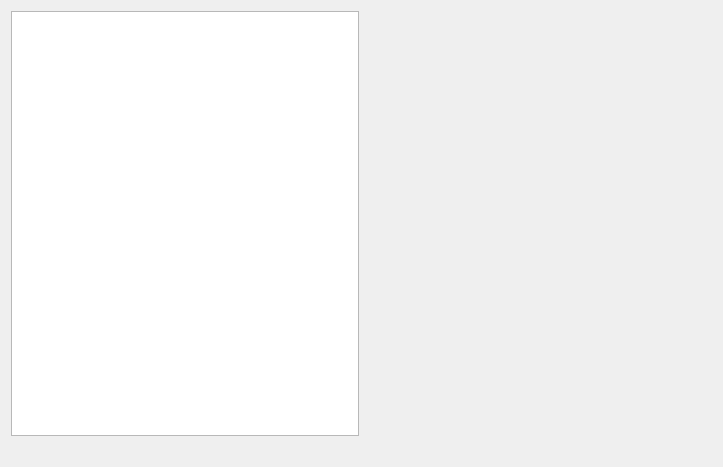
<?xml version="1.0" encoding="UTF-8"?>
<ui version="4.0">
 <class>LRCToken</class>
 <widget class="QWidget" name="LRCToken">
  <property name="geometry">
   <rect>
    <x>0</x>
    <y>0</y>
    <width>723</width>
    <height>467</height>
   </rect>
  </property>
  <property name="windowTitle">
   <string>Form</string>
  </property>
  <layout class="QVBoxLayout" name="verticalLayout_2" stretch="0,0,0">
   <item>
    <layout class="QHBoxLayout" name="horizontalLayout" stretch="1,1">
     <item>
      <layout class="QVBoxLayout" name="verticalLayout_3">
       <item>
        <widget class="QListView" name="tokensList">
         <property name="styleSheet">
          <string notr="true"/>
         </property>
        </widget>
       </item>
      </layout>
     </item>
     <item>
      <widget class="QStackedWidget" name="stackedWidgetToken"/>
     </item>
    </layout>
   </item>
   <item>
    <spacer name="verticalSpacer">
     <property name="orientation">
      <enum>Qt::Vertical</enum>
     </property>
     <property name="sizeType">
      <enum>QSizePolicy::Fixed</enum>
     </property>
     <property name="sizeHint" stdset="0">
      <size>
       <width>20</width>
       <height>20</height>
      </size>
     </property>
    </spacer>
   </item>
   <item>
    <layout class="QVBoxLayout" name="tokenViewLayout"/>
   </item>
  </layout>
 </widget>
 <resources/>
 <connections/>
</ui>
